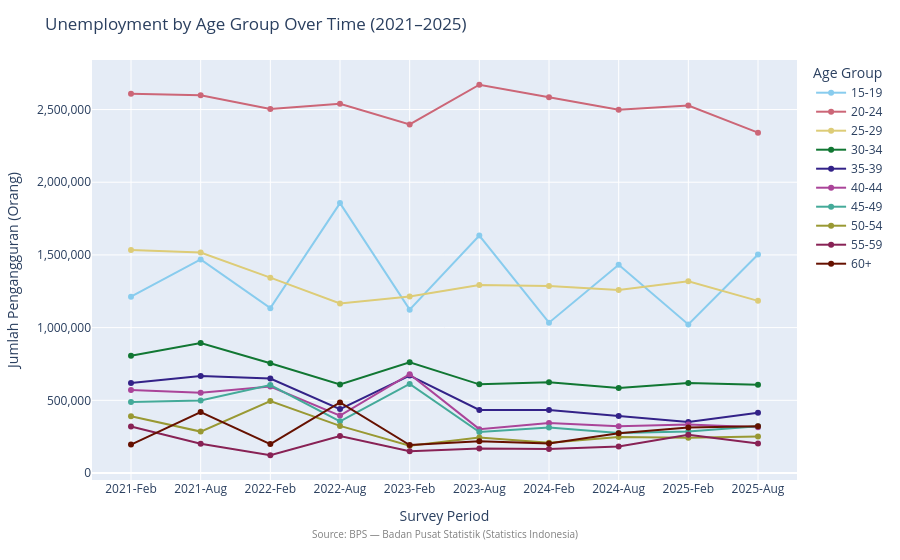

Notebook cell for this chart:
### Markdown cell above
### Chart 1: Unemployment Trend by Age Group

**Why:** This multi-line chart answers whether the 20–24 cohort is persistently the most affected
and reveals each cohort's individual recovery (or lack thereof) across all 10 survey periods.
It makes the post-pandemic decline visible and highlights cohorts that plateaued vs. those that
continued to improve.

### Code cell
fig1 = px.line(
    df.sort_values('_sort_key'),
    x='time_label',
    y='jumlah',
    color='age_group',
    category_orders={'time_label': time_order, 'age_group': AGE_GROUP_ORDER},
    markers=True,
    color_discrete_sequence=PLOTLY_COLORS,
)
fig1.update_layout(
    title='Unemployment by Age Group Over Time (2021–2025)',
    xaxis_title='Survey Period',
    yaxis_title='Jumlah Pengangguran (Orang)',
    legend_title='Age Group',
    yaxis_tickformat=',',
    annotations=[{'text': SOURCE_NOTE, 'xref': 'paper', 'yref': 'paper',
                  'x': 0.5, 'y': -0.15, 'showarrow': False, 'font': {'size': 10, 'color': 'gray'}}],
)
fig1.write_html(str(OUTPUTS_DIR / 'interactive_trend.html'))
fig1.show()

### Figure 1 — Plotly figure (JSON) as saved in the notebook; plotly's stock layout.template omitted (floating-point values rounded to 4 significant figures)
{"data": [{"hovertemplate": "age_group=15-19<br>time_label=%{x}<br>jumlah=%{y}<extra></extra>", "legendgroup": "15-19", "line": {"color": "rgb(136, 204, 238)", "dash": "solid"}, "marker": {"symbol": "circle"}, "mode": "lines+markers", "name": "15-19", "orientation": "v", "showlegend": true, "type": "scatter", "x": ["2021-Feb", "2021-Aug", "2022-Feb", "2022-Aug", "2023-Feb", "2023-Aug", "2024-Feb", "2024-Aug", "2025-Feb", "2025-Aug"], "xaxis": "x", "y": [1212400, 1469332, 1133739, 1856292, 1123495, 1633463, 1034119, 1431960, 1022187, 1502556], "yaxis": "y"}, {"hovertemplate": "age_group=20-24<br>time_label=%{x}<br>jumlah=%{y}<extra></extra>", "legendgroup": "20-24", "line": {"color": "rgb(204, 102, 119)", "dash": "solid"}, "marker": {"symbol": "circle"}, "mode": "lines+markers", "name": "20-24", "orientation": "v", "showlegend": true, "type": "scatter", "x": ["2021-Feb", "2021-Aug", "2022-Feb", "2022-Aug", "2023-Feb", "2023-Aug", "2024-Feb", "2024-Aug", "2025-Feb", "2025-Aug"], "xaxis": "x", "y": [2609339, 2597807, 2504512, 2540121, 2397136, 2670475, 2584181, 2497979, 2527741, 2341011], "yaxis": "y"}, {"hovertemplate": "age_group=25-29<br>time_label=%{x}<br>jumlah=%{y}<extra></extra>", "legendgroup": "25-29", "line": {"color": "rgb(221, 204, 119)", "dash": "solid"}, "marker": {"symbol": "circle"}, "mode": "lines+markers", "name": "25-29", "orientation": "v", "showlegend": true, "type": "scatter", "x": ["2021-Feb", "2021-Aug", "2022-Feb", "2022-Aug", "2023-Feb", "2023-Aug", "2024-Feb", "2024-Aug", "2025-Feb", "2025-Aug"], "xaxis": "x", "y": [1534639, 1516745, 1343508, 1166262, 1213435, 1292355, 1286712, 1258842, 1319299, 1184088], "yaxis": "y"}, {"hovertemplate": "age_group=30-34<br>time_label=%{x}<br>jumlah=%{y}<extra></extra>", "legendgroup": "30-34", "line": {"color": "rgb(17, 119, 51)", "dash": "solid"}, "marker": {"symbol": "circle"}, "mode": "lines+markers", "name": "30-34", "orientation": "v", "showlegend": true, "type": "scatter", "x": ["2021-Feb", "2021-Aug", "2022-Feb", "2022-Aug", "2023-Feb", "2023-Aug", "2024-Feb", "2024-Aug", "2025-Feb", "2025-Aug"], "xaxis": "x", "y": [806661, 893483, 754722, 608412, 761951, 609968, 624915, 584544, 619800, 607168], "yaxis": "y"}, {"hovertemplate": "age_group=35-39<br>time_label=%{x}<br>jumlah=%{y}<extra></extra>", "legendgroup": "35-39", "line": {"color": "rgb(51, 34, 136)", "dash": "solid"}, "marker": {"symbol": "circle"}, "mode": "lines+markers", "name": "35-39", "orientation": "v", "showlegend": true, "type": "scatter", "x": ["2021-Feb", "2021-Aug", "2022-Feb", "2022-Aug", "2023-Feb", "2023-Aug", "2024-Feb", "2024-Aug", "2025-Feb", "2025-Aug"], "xaxis": "x", "y": [618486, 667887, 649921, 439940, 670266, 433484, 432530, 392036, 351093, 413699], "yaxis": "y"}, {"hovertemplate": "age_group=40-44<br>time_label=%{x}<br>jumlah=%{y}<extra></extra>", "legendgroup": "40-44", "line": {"color": "rgb(170, 68, 153)", "dash": "solid"}, "marker": {"symbol": "circle"}, "mode": "lines+markers", "name": "40-44", "orientation": "v", "showlegend": true, "type": "scatter", "x": ["2021-Feb", "2021-Aug", "2022-Feb", "2022-Aug", "2023-Feb", "2023-Aug", "2024-Feb", "2024-Aug", "2025-Feb", "2025-Aug"], "xaxis": "x", "y": [570598, 552795, 594249, 395168, 680071, 301667, 343439, 321531, 332935, 315004], "yaxis": "y"}, {"hovertemplate": "age_group=45-49<br>time_label=%{x}<br>jumlah=%{y}<extra></extra>", "legendgroup": "45-49", "line": {"color": "rgb(68, 170, 153)", "dash": "solid"}, "marker": {"symbol": "circle"}, "mode": "lines+markers", "name": "45-49", "orientation": "v", "showlegend": true, "type": "scatter", "x": ["2021-Feb", "2021-Aug", "2022-Feb", "2022-Aug", "2023-Feb", "2023-Aug", "2024-Feb", "2024-Aug", "2025-Feb", "2025-Aug"], "xaxis": "x", "y": [488428, 498954, 604900, 355844, 612643, 281342, 312391, 275437, 286032, 320828], "yaxis": "y"}, {"hovertemplate": "age_group=50-54<br>time_label=%{x}<br>jumlah=%{y}<extra></extra>", "legendgroup": "50-54", "line": {"color": "rgb(153, 153, 51)", "dash": "solid"}, "marker": {"symbol": "circle"}, "mode": "lines+markers", "name": "50-54", "orientation": "v", "showlegend": true, "type": "scatter", "x": ["2021-Feb", "2021-Aug", "2022-Feb", "2022-Aug", "2023-Feb", "2023-Aug", "2024-Feb", "2024-Aug", "2025-Feb", "2025-Aug"], "xaxis": "x", "y": [390218, 284918, 495351, 324182, 187669, 244284, 208089, 247373, 242764, 251809], "yaxis": "y"}, {"hovertemplate": "age_group=55-59<br>time_label=%{x}<br>jumlah=%{y}<extra></extra>", "legendgroup": "55-59", "line": {"color": "rgb(136, 34, 85)", "dash": "solid"}, "marker": {"symbol": "circle"}, "mode": "lines+markers", "name": "55-59", "orientation": "v", "showlegend": true, "type": "scatter", "x": ["2021-Feb", "2021-Aug", "2022-Feb", "2022-Aug", "2023-Feb", "2023-Aug", "2024-Feb", "2024-Aug", "2025-Feb", "2025-Aug"], "xaxis": "x", "y": [319643, 201166, 122140, 254169, 149835, 169268, 165940, 182491, 262632, 203485], "yaxis": "y"}, {"hovertemplate": "age_group=60+<br>time_label=%{x}<br>jumlah=%{y}<extra></extra>", "legendgroup": "60+", "line": {"color": "rgb(102, 17, 0)", "dash": "solid"}, "marker": {"symbol": "circle"}, "mode": "lines+markers", "name": "60+", "orientation": "v", "showlegend": true, "type": "scatter", "x": ["2021-Feb", "2021-Aug", "2022-Feb", "2022-Aug", "2023-Feb", "2023-Aug", "2024-Feb", "2024-Aug", "2025-Feb", "2025-Aug"], "xaxis": "x", "y": [195596, 418965, 199111, 485541, 192774, 218769, 202546, 273406, 313824, 321859], "yaxis": "y"}], "layout": {"annotations": [{"font": {"color": "gray", "size": 10}, "showarrow": false, "text": "Source: BPS — Badan Pusat Statistik (Statistics Indonesia)", "x": 0.5, "xref": "paper", "y": -0.15, "yref": "paper"}], "legend": {"title": {"text": "Age Group"}, "tracegroupgap": 0}, "margin": {"t": 60}, "title": {"text": "Unemployment by Age Group Over Time (2021–2025)"}, "xaxis": {"anchor": "y", "categoryarray": ["2021-Feb", "2021-Aug", "2022-Feb", "2022-Aug", "2023-Feb", "2023-Aug", "2024-Feb", "2024-Aug", "2025-Feb", "2025-Aug"], "categoryorder": "array", "domain": [0, 1], "title": {"text": "Survey Period"}}, "yaxis": {"anchor": "x", "domain": [0, 1], "tickformat": ",", "title": {"text": "Jumlah Pengangguran (Orang)"}}}}
